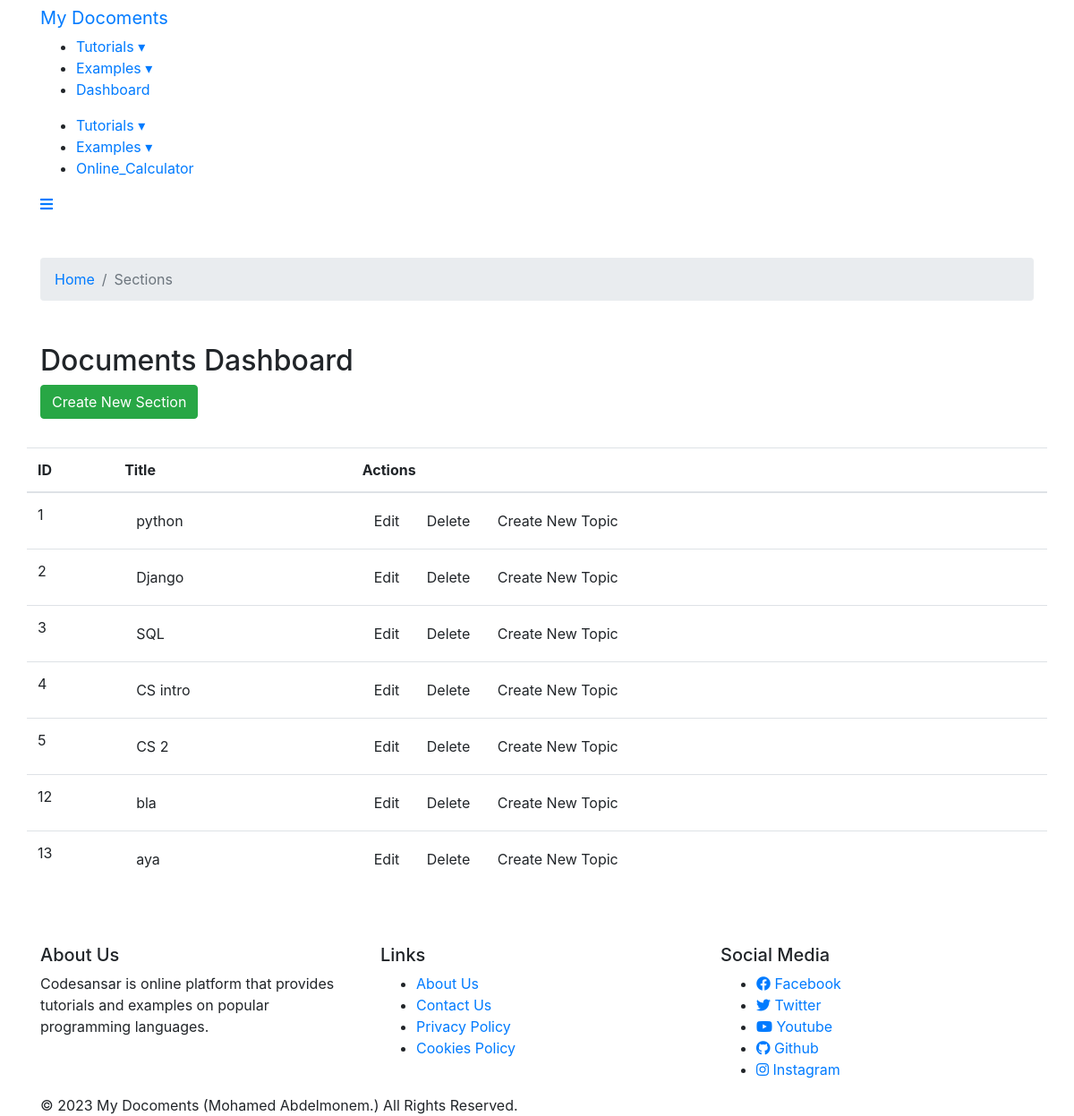
Before: /dashboard/ with the older database file.
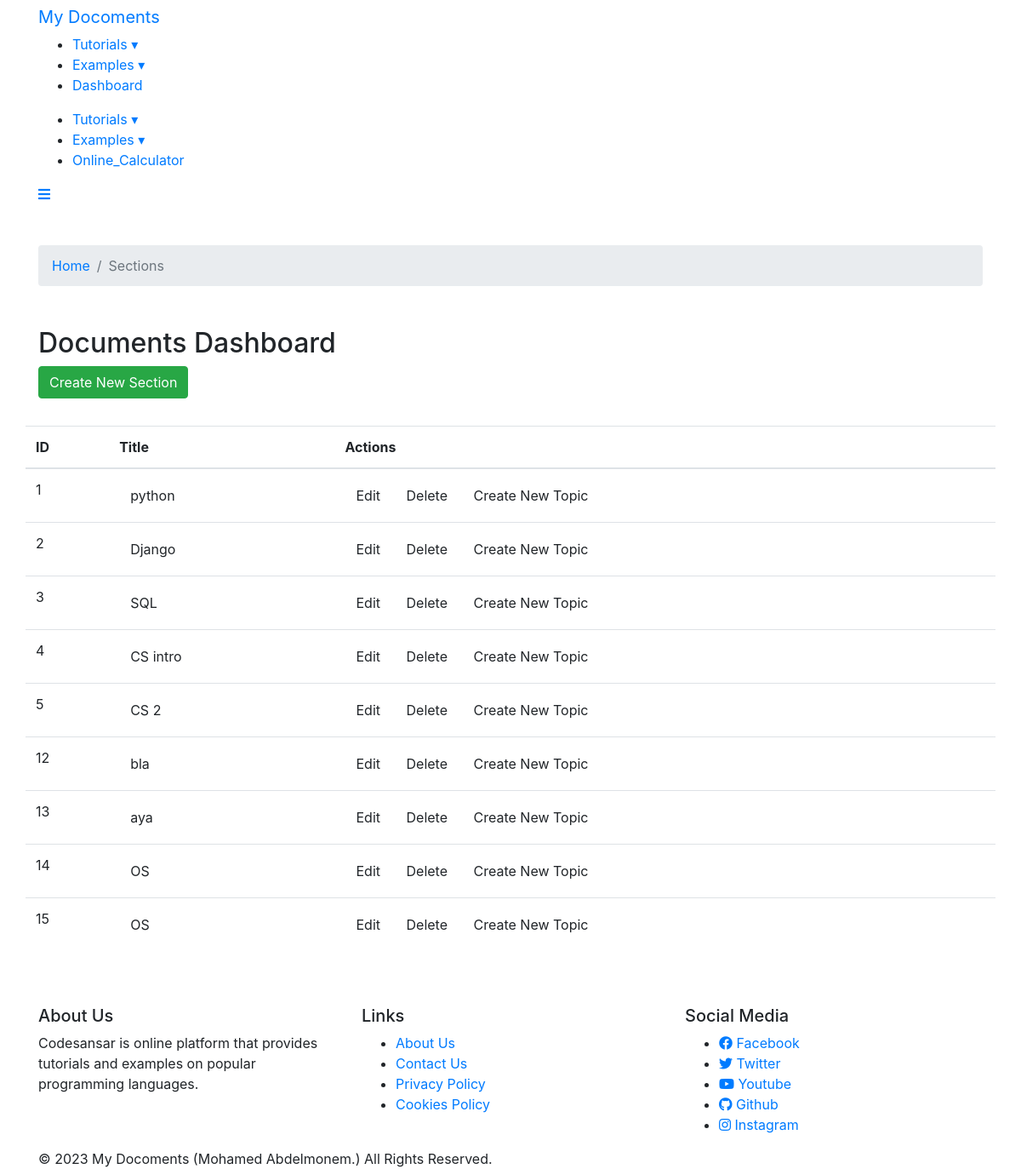
After: the same page with the newer database file.
### doc_app/models.py (models this page shows, shortened)
class Section(models.Model):
    title = models.CharField(max_length=100)
    intro = RichTextField(blank=True, null=True)
    author = models.ForeignKey(User, on_delete=models.SET_NULL,null=True, related_name='section_author')
    created_at = models.DateTimeField(default=timezone.now)

### doc_app/views.py (the view)
# urls.py: path('dashboard/',Dashboard , name='dashboard'),
def Dashboard(request):
    data = Section.objects.all()
    return render(request, 'dashboard.html', {'data':data})

### doc_app/templates/dashboard.html (shortened to what this page needs)
{% extends "base.html" %}
{% block content %}
    <link rel="stylesheet" href="https://stackpath.bootstrapcdn.com/bootstrap/4.5.2/css/bootstrap.min.css">
</head>
<body>
    <div class="container my-5">
    <ol class="breadcrumb my-4">
        <li class="breadcrumb-item"><a href="/">Home</a></li>
        <li class="breadcrumb-item active" aria-current="page">Sections</li>
    </ol>
</div>
<div class="container mt-4">
    <div class="row">
        <div class="col-md-9">
            <h2>Documents Dashboard</h2>
                <a href="{% url 'create_section' %}"  class="btn btn-success mb-3">Create New Section</a>
            </div>
            <table class="table">
                <thead>
                    <tr>
                        <th>ID</th>
                        <th>Title</th>
                        <th>Actions</th>
                    </tr>
                </thead>
                <tbody>
                    {% for section in data %}
                    <tr>
                        <td>{{section.id}}</td>
                        <td> <a href="{% url 'dashboard_detail' section.id %}" class="btn waves-effect waves-light">{{section.title}}</a></td>
                        <td>
                            <a href="{% url 'update_section' section.id %}" class="btn waves-effect waves-light">Edit</a>
                            <a href="{% url 'delete_section' section.id %}" class="btn waves-effect waves-light">Delete</a>
                            <a href="{% url 'create_subject' section.id %}"  class="btn waves-effect waves-light">Create New Topic</a>
                        </td>
                    </tr>
                    {% endfor %}
                </tbody>
            </table>
        </div>
    </div>
</body>
</html>
{% endblock content %}

Changed rows visible on the page:
added Section: id "14", title "OS"
added Section: id "15", title "OS"
